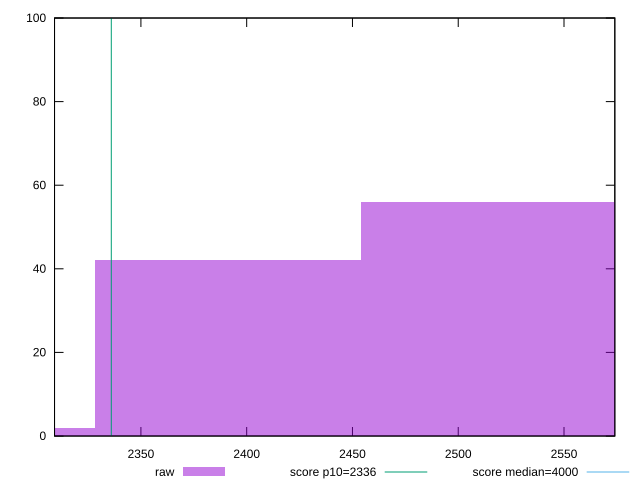

The gnuplot source for this figure:
reset

$raw <<EOF
2391.265178746508 42
2517.121240785798 56
2265.4091167072183 2
EOF

set key outside below
set boxwidth 125.8560620392899
set xrange [2309.1675000000005:2574.0225]
set yrange [0:100]
set trange [0:100]
set style fill transparent solid 0.5 noborder

set parametric
set terminal svg size 640, 490 enhanced background rgb 'white'
set output "report_00009_2021-02-08T22-37-41.559Z/first-meaningful-paint/samples/pages+cached+noadtech+nomedia/raw/histogram.svg"

plot $raw title "raw" with boxes, \
     2336,t title "score p10=2336", \
     4000,t title "score median=4000"

reset
